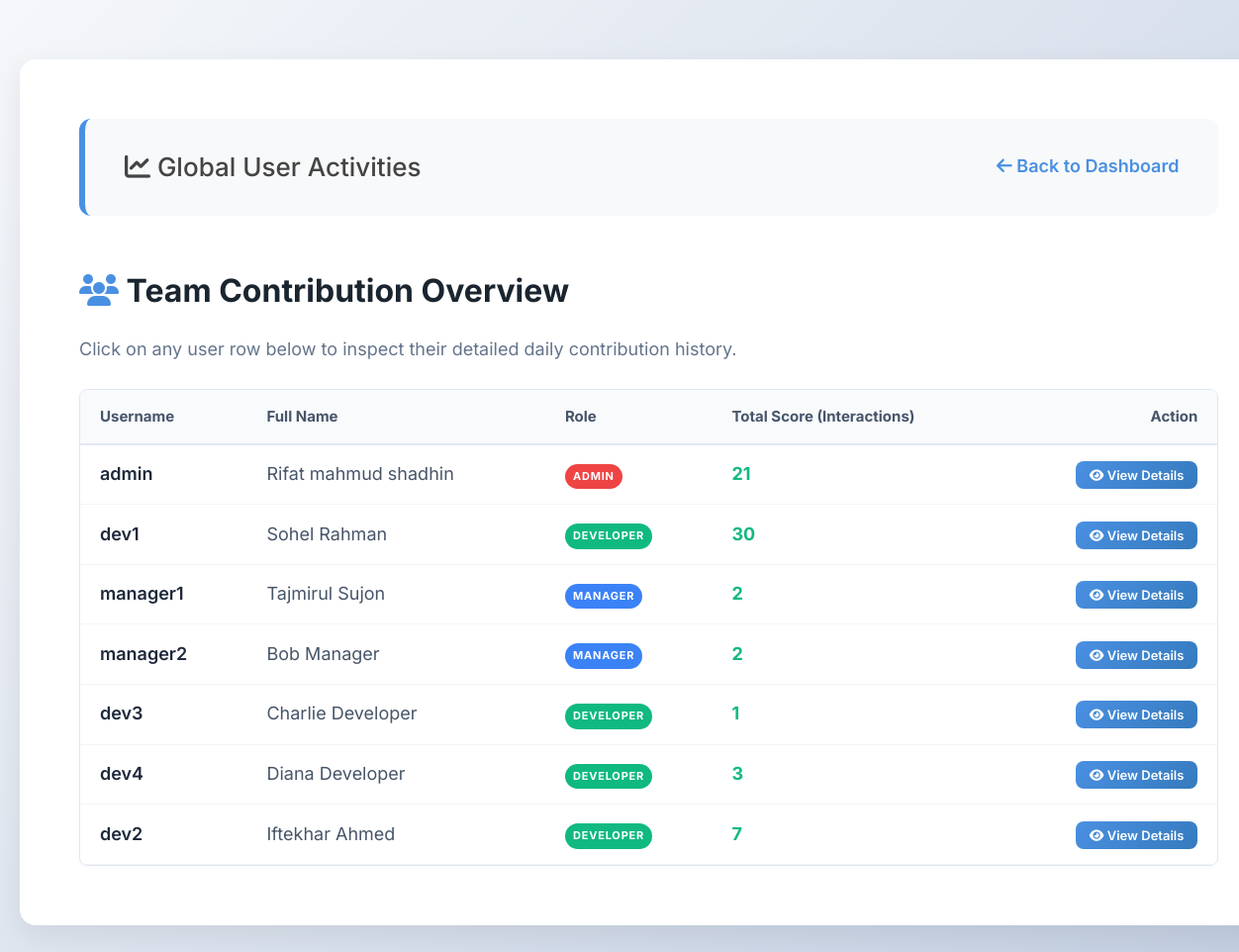
Screenshot of /admin/activities (signed in) with the database file from the repository.
### tables this page shows
CREATE TABLE users (
            id INTEGER PRIMARY KEY AUTOINCREMENT,
            username TEXT UNIQUE NOT NULL,
            password TEXT NOT NULL,
            role TEXT NOT NULL
        , full_name TEXT DEFAULT '', profile_image TEXT DEFAULT 'default.png');

### app.py (the view)
@app.route('/admin/activities')
def admin_activities():
    if session.get('role') != 'admin':
        return "Access Denied.", 403
    conn = get_db_connection()
    users_activity = conn.execute('''
        SELECT users.id, users.username, users.full_name, users.role, SUM(activities.count) as total_activity
        FROM users
        LEFT JOIN activities ON users.id = activities.user_id
        GROUP BY users.id
    ''').fetchall()
    conn.close()
    return render_template('admin_activities.html', users_activity=users_activity)

### app.py (called while the page is built)
def get_db_connection():
    conn = sqlite3.connect('project_manager.db', timeout=10.0)
    conn.row_factory = sqlite3.Row
    return conn

### templates/admin_activities.html (shortened to what this page needs)
<!DOCTYPE html>
<html>
<head>
    <link rel="stylesheet" href="https://cdnjs.cloudflare.com/ajax/libs/font-awesome/6.4.0/css/all.min.css">
    <link rel="stylesheet" href="{{ url_for('static', filename='style.css') }}">
</head>
<body>
    <div class="container">
        <div class="nav-bar">
            <span><i class="fas fa-chart-line"></i> Global User Activities</span>
            <a href="/" style="color: #4a90e2; font-weight: 600; text-decoration: none;">
                <i class="fas fa-arrow-left"></i> Back to Dashboard
            </a>
        </div>
        <h3 style="margin-bottom: 20px;"><i class="fas fa-users" style="color: #4a90e2;"></i> Team Contribution Overview</h3>
        <p style="color: #64748b; margin-bottom: 25px;">Click on any user row below to inspect their detailed daily contribution history.</p>
        <div style="background: #ffffff; border: 1px solid #e2e8f0; border-radius: 8px; overflow: hidden; box-shadow: 0 2px 4px rgba(0,0,0,0.02);">
            <table style="width: 100%; border-collapse: collapse; text-align: left;">
                <thead>
                    <tr style="background: #f8fafc; border-bottom: 2px solid #e2e8f0; color: #475569; font-size: 15px;">
                        <th style="padding: 15px 20px;">Username</th>
                        <th style="padding: 15px 20px;">Full Name</th>
                        <th style="padding: 15px 20px;">Role</th>
                        <th style="padding: 15px 20px;">Total Score (Interactions)</th>
                        <th style="padding: 15px 20px; text-align: right;">Action</th>
                    </tr>
                </thead>
                <tbody>
                    {% for ua in users_activity %}
                    <tr style="border-bottom: 1px solid #f1f5f9; transition: background 0.2s;" onmouseover="this.style.background='#f8fafc'" onmouseout="this.style.background='transparent'">
                        <td style="padding: 15px 20px; font-weight: 600; color: #1e293b;">{{ ua.username }}</td>
                        <td style="padding: 15px 20px; color: #475569;">{{ ua.full_name or 'N/A' }}</td>
                        <td style="padding: 15px 20px;">
                            <span class="badge {% if ua.role == 'admin' %}badge-red{% elif ua.role == 'manager' %}badge-blue{% else %}badge-green{% endif %}" style="font-size: 11px; padding: 4px 8px; margin: 0;">
                                {{ ua.role | upper }}
                            </span>
                        </td>
                        <td style="padding: 15px 20px; font-weight: 700; color: #10b981;">{{ ua.total_activity or 0 }}</td>
                        <td style="padding: 15px 20px; text-align: right;">
                            <a href="{{ url_for('user_activity_detail', user_id=ua.id) }}" class="btn" style="padding: 6px 14px; font-size: 13px; text-decoration: none; box-shadow: none;">
                                <i class="fas fa-eye"></i> View Details
                            </a>
                        </td>
                    </tr>
                    {% endfor %}
                </tbody>
            </table>
        </div>
    </div>
</body>
</html>

### static/style.css (style rules this page uses)
body { font-family: 'Inter', sans-serif; background: linear-gradient(135deg, #f5f7fa 0%, #c3cfe2 100%); background-attachment: fixed; color: #333; line-height: 1.6; margin: 0; padding: 40px 20px; font-size: 18px; }
h3 { font-size: 32px; color: #1a252f; font-weight: 700; }
.container { width: 95%; max-width: 1400px; margin: 20px auto; background: #ffffff; padding: 60px; border-radius: 16px; box-shadow: 0 10px 30px rgba(0,0,0,0.08); }
.nav-bar { display: flex; justify-content: space-between; align-items: center; background-color: #f8f9fa; padding: 28px 40px; border-radius: 12px; margin-bottom: 50px; border-left: 6px solid #4a90e2; }
.nav-bar span { font-size: 26px; font-weight: 500; color: #444; }
button, .btn { background: linear-gradient(135deg, #4a90e2 0%, #357abd 100%); color: white; border: none; padding: 18px 36px; border-radius: 8px; cursor: pointer; font-size: 20px; font-weight: 600; box-shadow: 0 4px 6px rgba(74, 144, 226, 0.2); transition: transform 0.2s, box-shadow 0.2s; }
.badge { padding: 8px 18px; border-radius: 20px; font-size: 15px; font-weight: 700; color: white; display: inline-block; margin-left: 12px; text-transform: uppercase; letter-spacing: 0.8px; }
.badge-green { background-color: #10b981; }
.badge-red { background-color: #ef4444; }
.badge-blue { background-color: #3b82f6; }

### rows the page displays
users: username "admin", full_name "Rifat mahmud shadhin", role "ADMIN", total_activity "21"
users: username "dev1", full_name "Sohel Rahman", role "DEVELOPER", total_activity "30"
users: username "manager1", full_name "Tajmirul Sujon", role "MANAGER", total_activity "2"
users: username "manager2", full_name "Bob Manager", role "MANAGER", total_activity "2"
users: username "dev3", full_name "Charlie Developer", role "DEVELOPER", total_activity "1"
users: username "dev4", full_name "Diana Developer", role "DEVELOPER", total_activity "3"
users: username "dev2", full_name "Iftekhar Ahmed", role "DEVELOPER", id "7"
